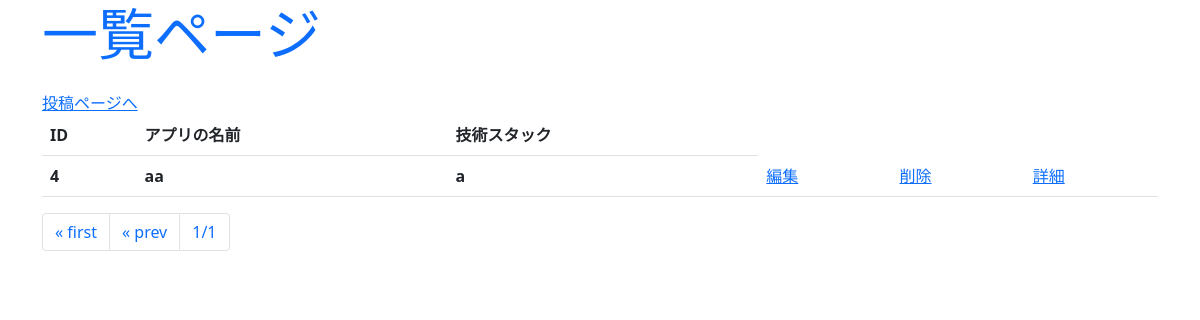
Before: /app/index with the older database file.
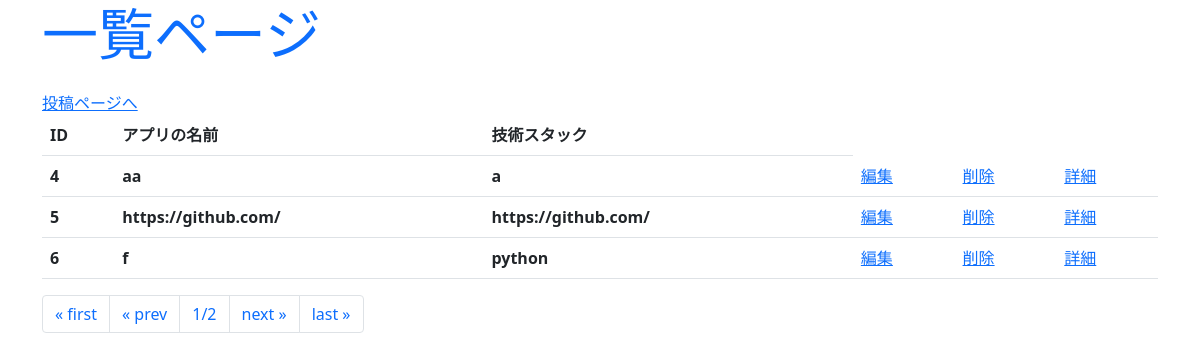
After: the same page with the newer database file.
### app/models.py (models this page shows, shortened)
class Apps(models.Model):
    file = models.FileField(upload_to="file/%Y/%m/%d")
    title= models.CharField(max_length=100)
    giturl=models.URLField(max_length=10000)
    link=models.URLField(max_length=10000)
    tech=models.CharField(max_length=100)
    content=models.CharField(max_length=1000)
    a1=models.CharField(max_length=1000)

### app/views.py (the view)
# urls.py: path("index",views.index, name="index"),
def index(request,num=1):
    data=Apps.objects.all()
    page=Paginator(data,3)
    params={
        "title":"一覧ページ",
        "data":page.get_page(num),
    }
    return render(request,"app/index.html",params)

### app/templates/app/index.html (shortened to what this page needs)
<!DOCTYPE html>
<html lang="en">
<head>
    <link href="https://cdn.jsdelivr.net/npm/bootstrap@5.0.2/dist/css/bootstrap.min.css" rel="stylesheet">
</head>
<body class="container">
        <h1 class="display-4 text-primary">
        </h1>
        <table class="table">
            <tr>
                <th>ID</th>
                <th>アプリの名前</th>
                <th>技術スタック</th>
            </tr>
            <a href="{%url "add" %}">投稿ページへ</a>
            {% for app in data %}
                <tr>
                    <th>{{app.id}}</th>
                    <th>{{app.title}}</th>
                    <th>{{app.tech}}</th>
                    <td><a href="{%url "edit" app.id %}">編集</a></td>
                    <td><a href="{%url "delete" app.id%}">削除</a></td>
                    <td><a href="{%url "detail" app.id%}">詳細</a></td>
                </tr>
            {% endfor %}
        </table>
        <ul class="pagination">
            {% if data.has_previous %}
                <li class="page-item">
                    <a href="{% url "index" %}" class="page-link">
                        &laquo; first
                    </a>
                </li>
                <li class="page-item">
                    <a href="{% url "index" %}{{data.previous_page_number}}" class="page-link">
                        &laquo; prev
                    </a>
                </li>
            {% else %}
                <li class="page-item">
                    <a class="page-link">
                        &laquo; first
                    </a>
                </li>
                <li class="page-item">
                    <a class="page-link">
                        &laquo; prev
                    </a>
                </li>
            {% endif %}
            <li class="page-item">
                <a class="page-link">
                    {{data.number}}/{{data.paginator.num_pages}}
                </a>
            </li>
            {% if data.has_next %}
                <li class="page-item">
                    <a href="{% url "index" %}{{data.next_page_number}}" class="page-link">
                        next &raquo;
                    </a>
                </li>
                <li class="page-item">
                    <a href="{% url "index" %}{{data.paginator.num_pages}}" class="page-link">
                        last &raquo;
                    </a>
                </li>
            {% endif %}
        </ul>
</body>
</html>

Changed rows visible on the page:
added Apps: id "5", title "https://github.com/", tech "https://github.com/"
added Apps: id "6", title "f", tech "python"
Other visible differences:
{{ data.paginator.num_pages }}: "1" → "2"
text now shown: "next » last »"
